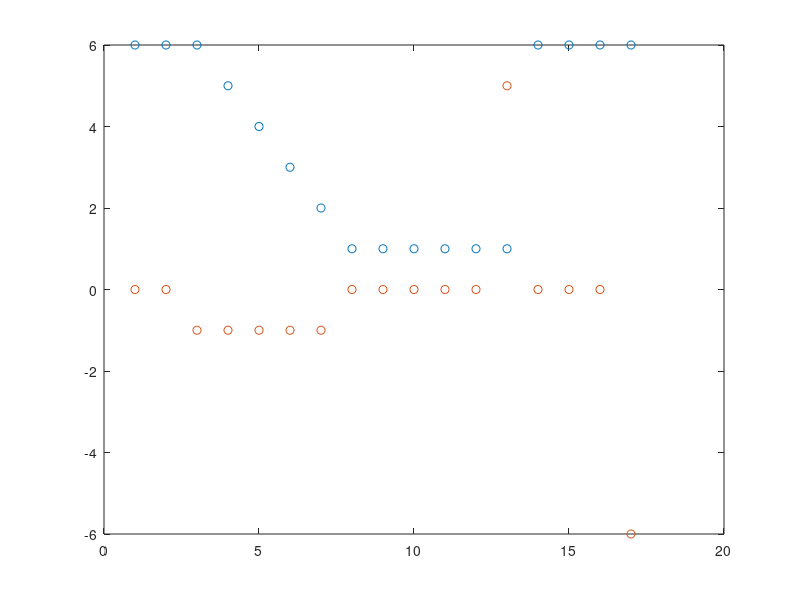
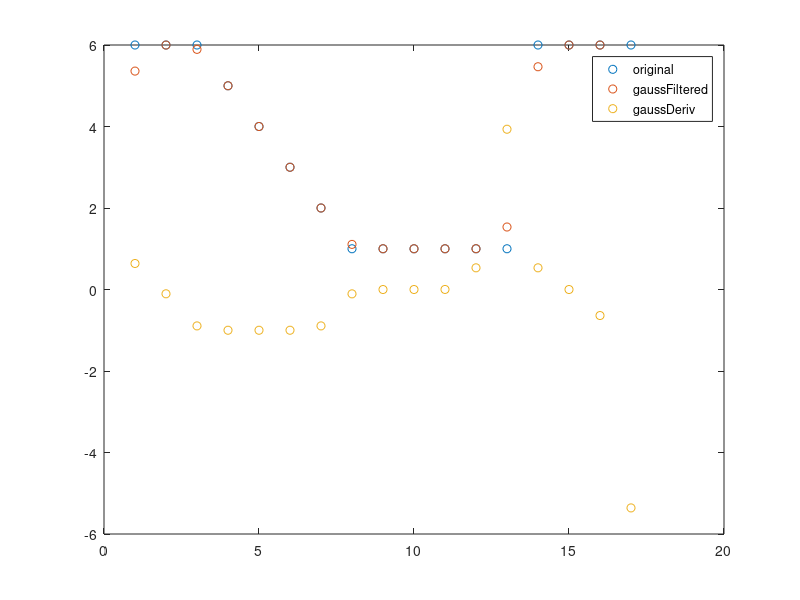
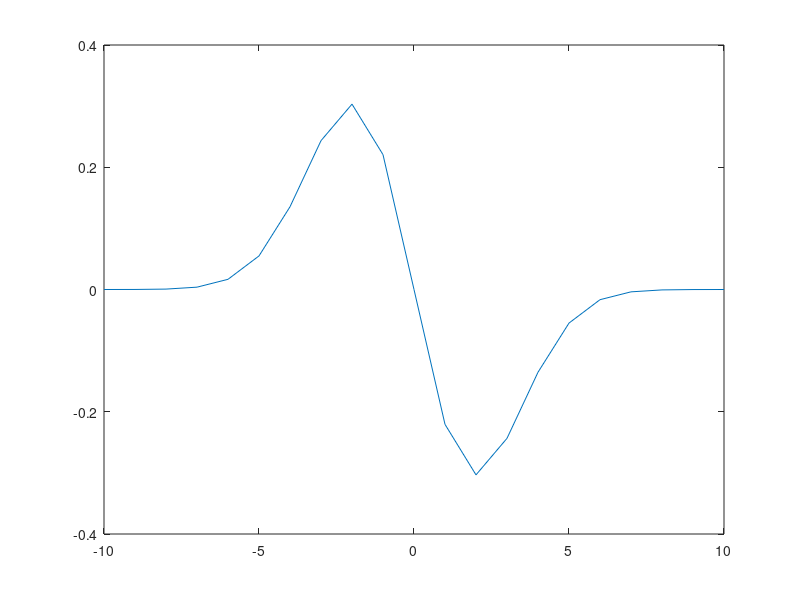

Recreate these plots in MATLAB, in order.
% FHV - Master in Meachatronics
% Sensor System - Image Processing
%
% Exersice: First derivative of a Gaussian as filter mask
%           Use the first derivative of a Gaussian as a filter mask for 
%           detecting steps
%
% Author:   Stefan Stark
% Date:     05.10.2016

%%
clear all, close all, clc;

%%
%f = [0 0 1 0 0 0 0 1 1 1 1 1 1 0 0 0 0 0 0 0 0 0,... 
%    1 0 0 0 0 1 1 1 1 1 1 0 0 0 0 0 0 0];
f = [ 6 6 6  5 4 3 2 1 1 1 1 1 1 6 6 6 6];


figure;plot(f,'o');

%%
F = [0 -1 1];
f_1der = imfilter(f,F);
hold on; plot(f_1der,'o');

figure;plot(f,'o');
gauss = fspecial('gaussian',[1 5]); % create gaussian
filtered = imfilter(f,gauss);
hold on; plot(filtered,'o');
f_1der_fil = imfilter(filtered,F);
hold on; plot(f_1der_fil,'o');
legend('original','gaussFiltered','gaussDeriv');

%% Input from lecutrer
filter_len = 21;
sigma = 2;

x = -round(filter_len/2-0.5): round(filter_len/2-0.5);
filter = -x./power(sigma,2).*exp(-power(x,2)./(2*power(sigma,2)));
figure
plot(x,filter)